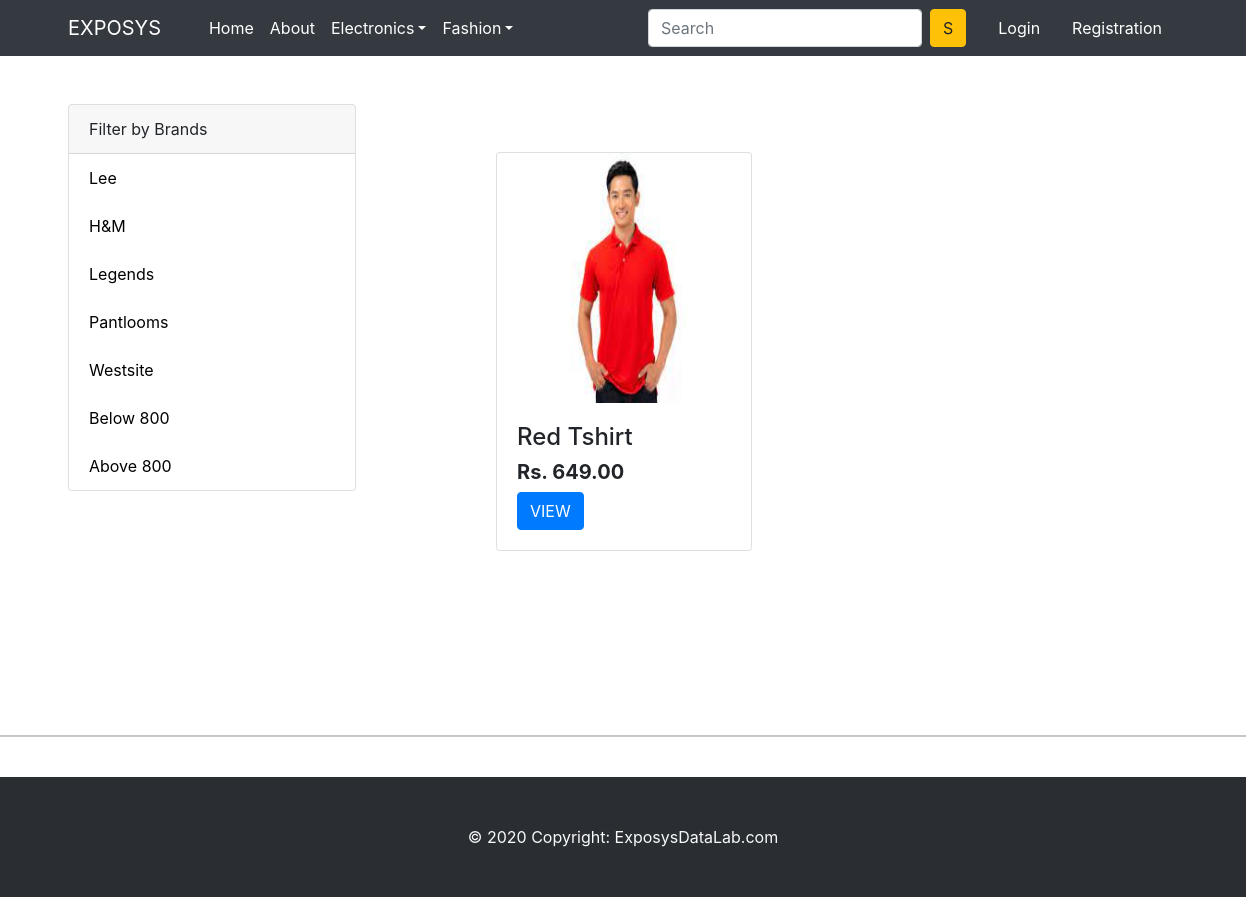
The page /topwear/Lee on the database as committed earlier.
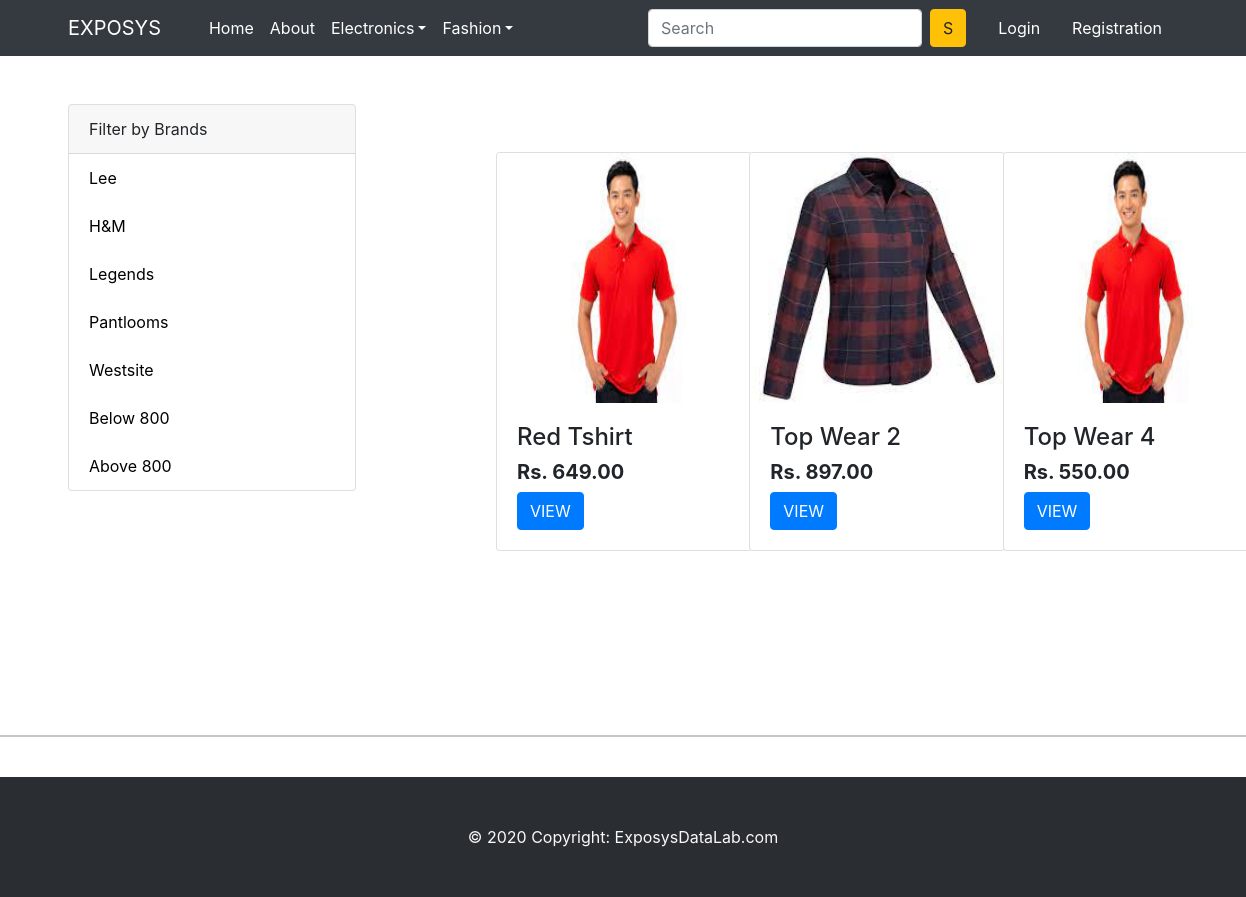
The same page on the database as committed later.
### store/models.py (models this page shows, shortened)
class Product(models.Model):
    title = models.CharField(max_length=200)
    selling_price = models.FloatField()
    discounted_price = models.FloatField()
    description = models.TextField()
    brand = models.CharField(max_length=200)
    category = models.CharField(choices=CATEGORY_CHOICES,max_length=2)
    product_image = models.ImageField(upload_to = 'productimg')

### store/views.py (the view)
# urls.py: path('topwear/', views.topwear, name='topwear'),
def topwear(request,data=None):
    if data == None:
        top = Product.objects.filter(category = 'TW')
    elif data == 'HandM' or data == 'Lee' or data == 'Legends' or data =='Westsite' or data =='Pantlooms':
        top = Product.objects.filter(category = 'TW').filter(brand = data)
    elif data == 'below':
        top = Product.objects.filter(category = 'TW').filter(discounted_price__lt=800)
    elif data == 'above':
        top = Product.objects.filter(category = 'TW').filter(discounted_price__gt=800)
    cart_quantity = [p.quantity for p in Cart.objects.all() if p.user == request.user]
    total_cart_quantity = sum(cart_quantity)
    context = {'top':top ,'total_cart_quantity':total_cart_quantity}
    return render(request, 'store/topwear.html',context)

### store/templates/store/topwear.html (shortened to what this page needs)
{% extends 'store/base.html' %}
{% load static %}
{% block main-content %}
<div class="container my-5">
 <div class="row">
  <div class="col-sm-3">
    <div class="card" style="width: 18rem;">
        <div class="card-header">
          Filter by Brands
        </div>
        <ul class="list-group list-group-flush">
          <li class="list-group-item " ><a href="{% url 'topweardata' 'Lee' %}" style="color: black;">Lee</a></li>
          <li class="list-group-item"><a href="{% url 'topweardata' 'HandM' %}"style="color: black;">H&M</a></li>
          <li class="list-group-item"><a href="{% url 'topweardata' 'Legends' %}"style="color: black;">Legends</a></li>
          <li class="list-group-item"><a href="{% url 'topweardata' 'Pantlooms' %}"style="color: black;">Pantlooms</a></li>
          <li class="list-group-item"><a href="{% url 'topweardata' 'Westsite' %}"style="color: black;">Westsite</a></li>
          <li class="list-group-item"><a href="{% url 'topweardata' 'below' %}"style="color: black;">Below 800</a></li>
          <li class="list-group-item"><a href="{% url 'topweardata' 'above' %}"style="color: black;">Above 800</a></li>
        </ul>
      </div>
  </div>
  <div class="col-sm-8 offset-sm-1">
  <div class="row">
    {% for m in top  %}
    <div class="col-4">
        <div class="card m-5" style="width: 16rem;">
            <img class="card-img-top" src="{{m.product_image.url}}" alt="Card image cap" style="height: 250px;">
            <div class="card-body">
                <h4>{{m.title}}</h4>
                <h5 style="display: inline-block;"><strong>Rs. {{m.discounted_price|floatformat:2}}</strong></h5>
                <br>
                <a class="btn btn-primary" href="{% url 'product-detail' m.id %}">VIEW</a>
            </div>
          </div>
          <br>
    </div>
    {% endfor %}
  </div>
  </div>
 </div>
</div>
{% endblock main-content %}

Rows that differ between the two databases and show on the page:
added Product: product_image (picture), title "Top Wear 2", discounted_price "897.00"
added Product: product_image (picture), title "Top Wear 4", discounted_price "550.00"
